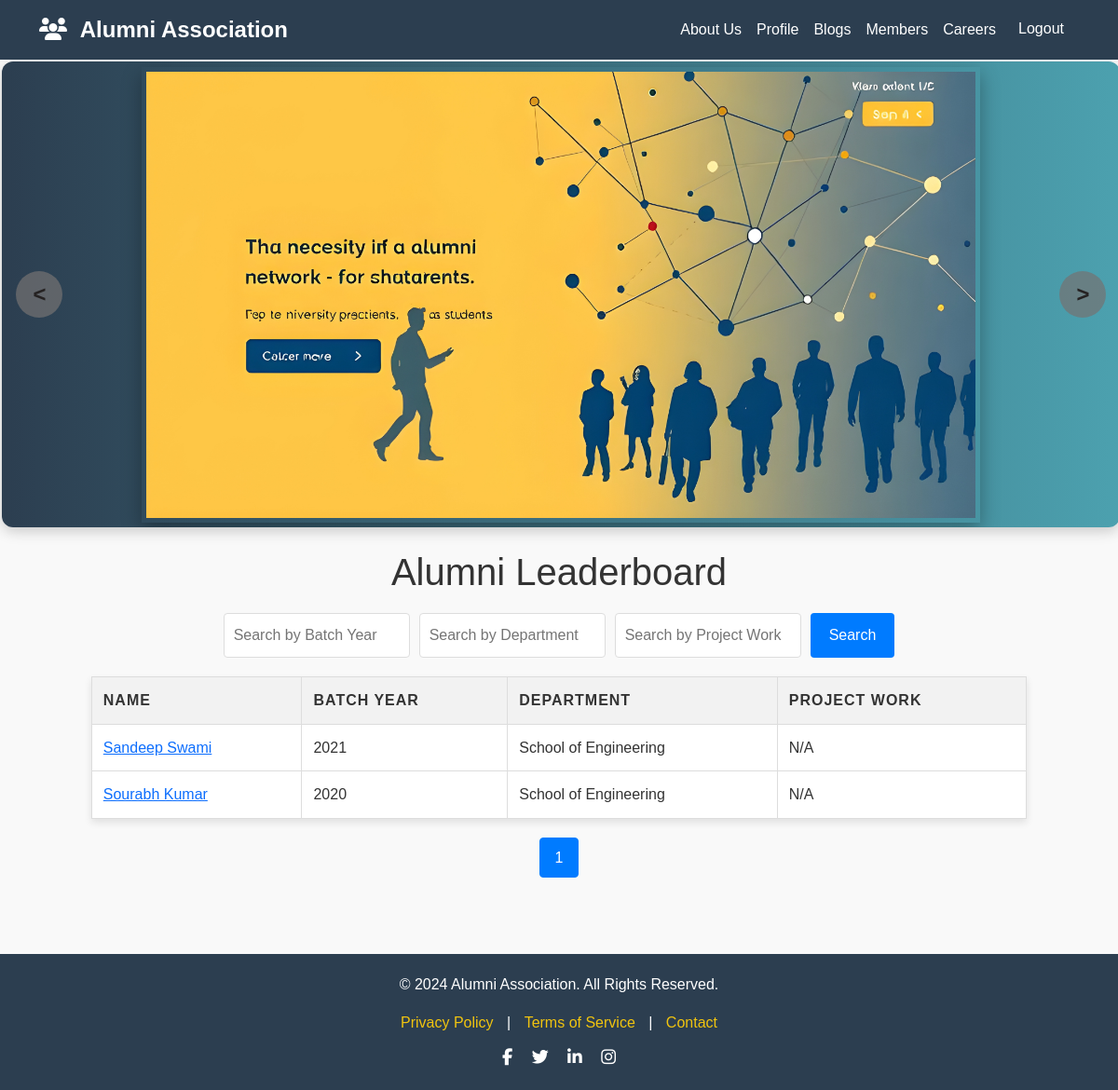
Page /members (signed in) on the earlier database version.
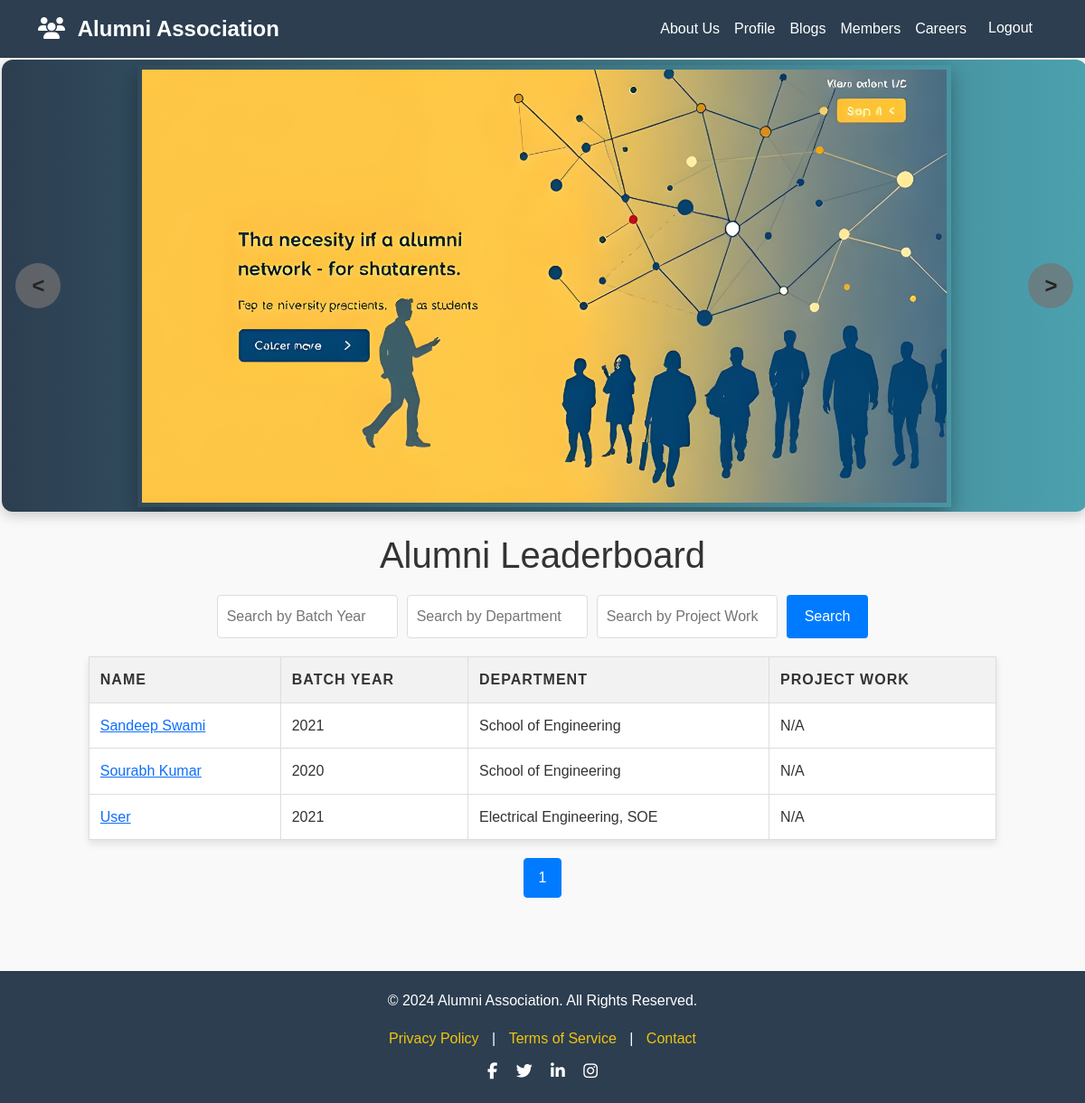
Same page on the later database version.
### website/models.py (models this page shows, shortened)
class Member(db.Model):
    id = db.Column(db.Integer, primary_key=True)
    name = db.Column(db.String(150), nullable=True,default="User")
    batch = db.Column(db.String(50), nullable=True)
    specialization = db.Column(db.String(100), nullable=True)
    department = db.Column(db.String(100), nullable=True)
    profile_pic = db.Column(db.String(255), default='default.jpg')
    contact = db.Column(db.String(20), nullable=True)
    email = db.Column(db.String(150), unique=True, nullable=False)
    achievements = db.Column(db.Text, nullable=True,default="NONE")
    experiences = db.Column(db.Text, nullable=True,default="NONE")
    hobbies = db.Column(db.Text, nullable=True,default="NONE")
    reviews = db.relationship('Reviews', backref='member', lazy=True, cascade="all, delete")
    projects = db.relationship('Project', backref='member', lazy=True)
    events = db.relationship('Events', backref='member', lazy=True)
    Profile_pic = db.relationship('img',backref='member',lazy=True)
    sent_messages = db.relationship('ChatMessage', foreign_keys='ChatMessage.sender_id', backref='message_sender', lazy=True, cascade="all, delete")
    received_messages = db.relationship('ChatMessage', foreign_keys='ChatMessage.receiver_id', backref='message_receiver', lazy=True, cascade="all, delete")
    friends = db.relationship(
        'Member',
        secondary=friends_association,
        primaryjoin=(friends_association.c.member_id == id),
        secondaryjoin=(friends_association.c.friend_id == id),
        backref='friend_of',
        lazy='dynamic'
    )

### website/views.py (the view)
@views.route('/members')
@login_required
def alumni():
    current_year = datetime.now().year
    query = Member.query.filter(Member.batch <= current_year - 4)
    batch_year = request.args.get('batch')
    department = request.args.get('department')
    project_work = request.args.get('project_work')
    if batch_year:
        query = query.filter(Member.batch == int(batch_year))
    if department:
        query = query.filter(Member.department.ilike(f'%{department}%'))
    if project_work:
        query = query.filter(Member.project_work.ilike(f'%{project_work}%'))
    per_page = 10
    page = request.args.get('page', default=1, type=int)
    paginated_alumni = query.paginate(page=page, per_page=per_page, error_out=False)
    user_member = current_user.member
    return render_template(
        'member.html',
        user=current_user,
        alumni=paginated_alumni.items,
        current_page=page,
        total_pages=paginated_alumni.pages,
        member=user_member
    )

### website/templates/member.html (shortened to what this page needs)
{% extends "layout.html" %}
{% block body %}
<link rel="stylesheet" href="{{ url_for('static', filename='member.css') }}">
<h1>Alumni Leaderboard</h1>
<form id="search-form" method="GET" action="{{ url_for('views.alumni') }}">
    <input type="text" name="batch" placeholder="Search by Batch Year" value="{{ request.args.get('batch', '') }}">
    <input type="text" name="department" placeholder="Search by Department" value="{{ request.args.get('department', '') }}">
    <input type="text" name="project_work" placeholder="Search by Project Work" value="{{ request.args.get('project_work', '') }}">
    <button type="submit">Search</button>
</form>
<table>
    <thead>
        <tr>
            <th>Name</th>
            <th>Batch Year</th>
            <th>Department</th>
            <th>Project Work</th>
        </tr>
    </thead>
    <tbody>
        {% for alum in alumni %}
        <tr>
            <td><a href="{{ url_for('views.show_profile', member_id=alum.id) }}">{{ alum.name }}</a></td>
            <td>{{ alum.batch }}</td>
            <td>{{ alum.department }}</td>
            <td>{{ alum.project_work or 'N/A' }}</td>
        </tr>
        {% endfor %}
    </tbody>
</table>
<div class="pagination">
    {% for i in range(1, total_pages + 1) %}
    <a href="{{ url_for('views.alumni', page=i, batch=request.args.get('batch'), department=request.args.get('department'), project_work=request.args.get('project_work')) }}" class="{% if i == current_page %}active{% endif %}">{{ i }}</a>
    {% endfor %}
</div>
<br><br>
{% endblock %}

Differences in the rows shown:
now on this page (row edited): Member: name "User", batch "2021", department "Electrical Engineering, SOE", contact "N/A"
